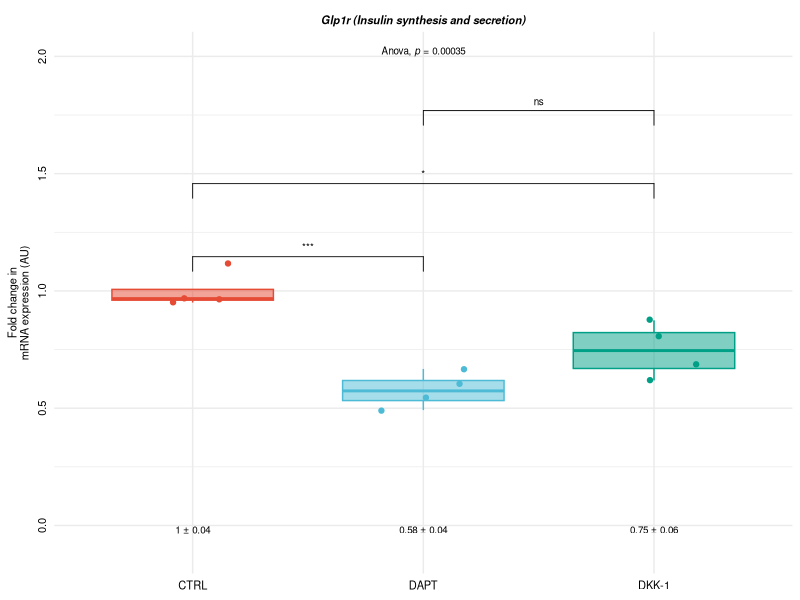
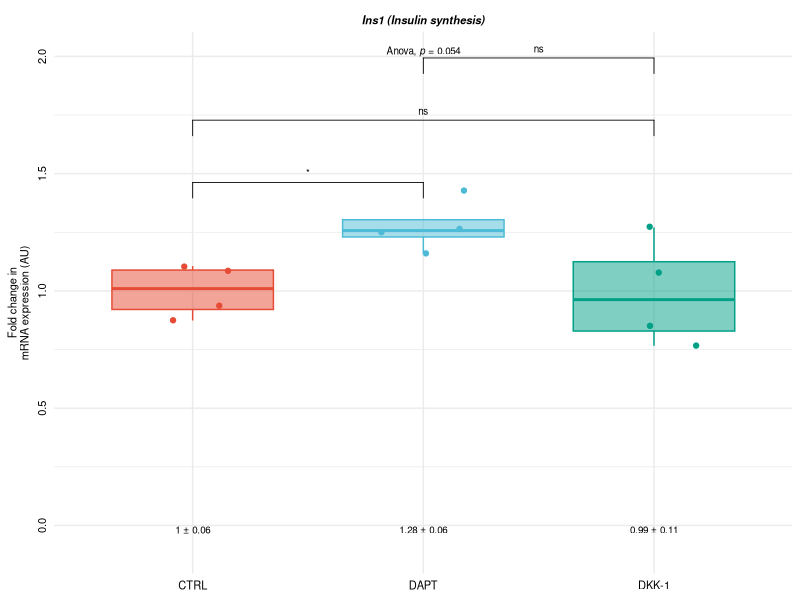

Write the R code that produced these figures, in order.
rm(list = ls())
# setwd() to SBA/Figures removed on 2 Nov 2026: that folder holds a newer, different Fig_3cd xlsx and the script overwrote the archived npj SBA panels. Run from the folder that holds the April data copy.

library(ggplot2)
library(data.table)
library(tidyr)
library(ggpubr)
library(dplyr)
library(ggsci)
library("readxl")

dat1 <- read_excel("Fig_3cd_Boxplot_Fold_change_mRNA_expression.xlsx", sheet = 1)
attach(dat1)

my_comparison1 <- list(c("CTRL", "DAPT"), c("CTRL", "DKK-1"), c("DAPT", "DKK-1"))

dat.Glp1r <- filter(dat1, Gene == "Glp1r")
dat.Ins1 <- filter(dat1, Gene == "Ins1")

#------------------------------Glp1r-------------------------------
dat1.Glp1r <- dat.Glp1r
shapiro.test(dat1.Glp1r$Fold_change) #W = 0.88173, p-value = 0.09224 #Normal distribution
Glp1r.labs <- c("Glp1r (Insulin synthesis and secretion)")
names(Glp1r.labs) <- c("Glp1r")

plot.Glp1r <- ggboxplot(dat1.Glp1r, x = "Treatment", y = "Fold_change", 
                        palette = "npg",
                       color = "Treatment", fill = "Treatment", alpha = 0.5, 
                       add = "jitter",
                       ylim = c(-0.1, 2)
) +
  labs(y = "Fold change in\nmRNA expression (AU)")+
  facet_wrap(vars(Gene), labeller = labeller(Gene = Glp1r.labs))+
  theme_minimal() +
  theme(legend.position = "none",
        strip.text = element_text(size = 8, colour = "black", face = "bold.italic"),
        axis.title.x = element_blank(),
        axis.text.x = element_text(size = 8, colour = "black", angle = 0, hjust = 0.5),
        axis.text.y = element_text(size = 8, colour = "black", angle = 90, hjust = 0.5),
        axis.title.y = element_text(size = 8)) +
  stat_compare_means(aes(label = after_stat(paste0('"Anova, "*italic(p)*" = ', p.format, '"'))), parse = TRUE,
                     label.y= 2 , label.x.npc = "center", size=2.5, 
                     method= "anova", hjust = 0.5)+
  stat_compare_means(comparisons = my_comparison1, method = "t.test", 
                     tip.length = 0.1, step.increase = 0.5,
                     aes(label = after_stat(p.signif)),paired = FALSE, size = 2.5)+ 
  # Annotate mean ± SEM at the base
  stat_summary(fun.data = function(x) {
    mean_value <- mean(x)
    sem_value <- sd(x) / sqrt(length(x))
    data.frame(y = 0, label = paste0(round(mean_value, 2), " ± ", round(sem_value, 2)))
  }, geom = "text", vjust = 1, size = 2.5)

plot.Glp1r

plot.Glp1r$coordinates$clip <- "off"  # the omnibus label sits at the top of the y range; do not clip it (limits unchanged)
ggsave("Fig_3c_Boxplot_Fold_change_Glp1r_expression.png", plot = plot.Glp1r,
       scale = 1, width = 8, height =5.3, units = "cm",
       dpi = 600, limitsize = TRUE)
ggsave("Fig_3c_Boxplot_Fold_change_Glp1r_expression.svg", plot = plot.Glp1r,
       scale = 1, width = 8, height =5.3, units = "cm",
       dpi = 600, limitsize = TRUE)

#------------------------------Ins1-------------------------------
dat1.Ins1 <- dat.Ins1
shapiro.test(dat1.Ins1$Fold_change) #W = 0.90338, p-value = 0.1754 #Normal distribution
Ins1.labs <- c("Ins1 (Insulin synthesis)")
names(Ins1.labs) <- c("Ins1")

plot.Ins1 <- ggboxplot(dat1.Ins1, x = "Treatment", y = "Fold_change", 
                        palette = "npg",
                        color = "Treatment", fill = "Treatment", alpha = 0.5, 
                        add = "jitter",
                        ylim = c(-0.1, 2)
) +
  labs(y = "Fold change in\nmRNA expression (AU)")+
  facet_wrap(vars(Gene), labeller = labeller(Gene = Ins1.labs))+
  theme_minimal() +
  theme(legend.position = "none",
        strip.text = element_text(size = 8, colour = "black", face = "bold.italic"),
        axis.title.x = element_blank(),
        axis.text.x = element_text(size = 8, colour = "black", angle = 0, hjust = 0.5),
        axis.text.y = element_text(size = 8, colour = "black", angle = 90, hjust = 0.5),
        axis.title.y = element_text(size = 8)) +
  stat_compare_means(aes(label = after_stat(paste0('"Anova, "*italic(p)*" = ', p.format, '"'))), parse = TRUE,
                     label.y= 2 , label.x.npc = "center", size=2.5, 
                     method= "anova", hjust = 0.5)+
  stat_compare_means(comparisons = my_comparison1, method = "t.test", 
                     tip.length = 0.1, step.increase = 0.4,
                     aes(label = after_stat(p.signif)),paired = FALSE, size = 2.5)+ 
  # Annotate mean ± SEM at the base
  stat_summary(fun.data = function(x) {
    mean_value <- mean(x)
    sem_value <- sd(x) / sqrt(length(x))
    data.frame(y = 0, label = paste0(round(mean_value, 2), " ± ", round(sem_value, 2)))
  }, geom = "text", vjust = 1, size = 2.5)

plot.Ins1

plot.Ins1$coordinates$clip <- "off"  # the omnibus label sits at the top of the y range; do not clip it (limits unchanged)
ggsave("Fig_3d_Boxplot_Fold_change_Ins1_expression.png", plot = plot.Ins1,
       scale = 1, width = 8, height =5.3, units = "cm",
       dpi = 600, limitsize = TRUE)
ggsave("Fig_3d_Boxplot_Fold_change_Ins1_expression.svg", plot = plot.Ins1,
       scale = 1, width = 8, height =5.3, units = "cm",
       dpi = 600, limitsize = TRUE)
